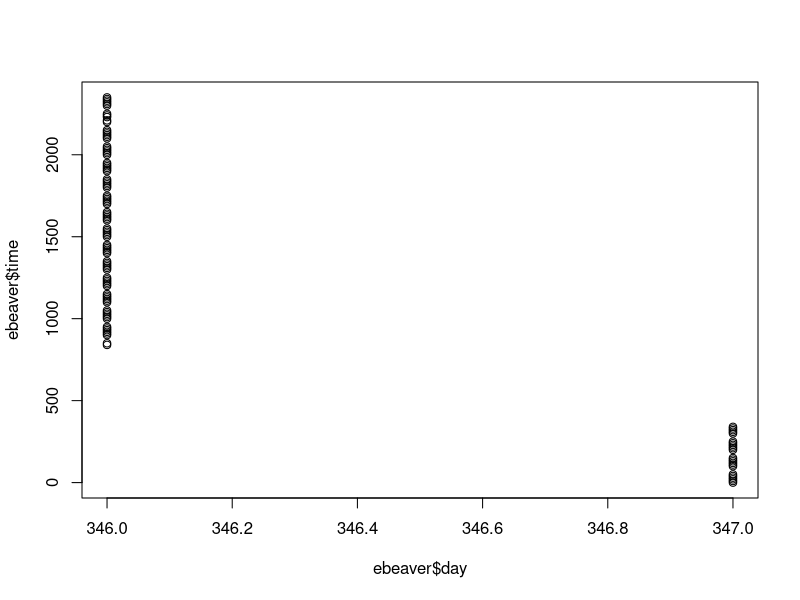
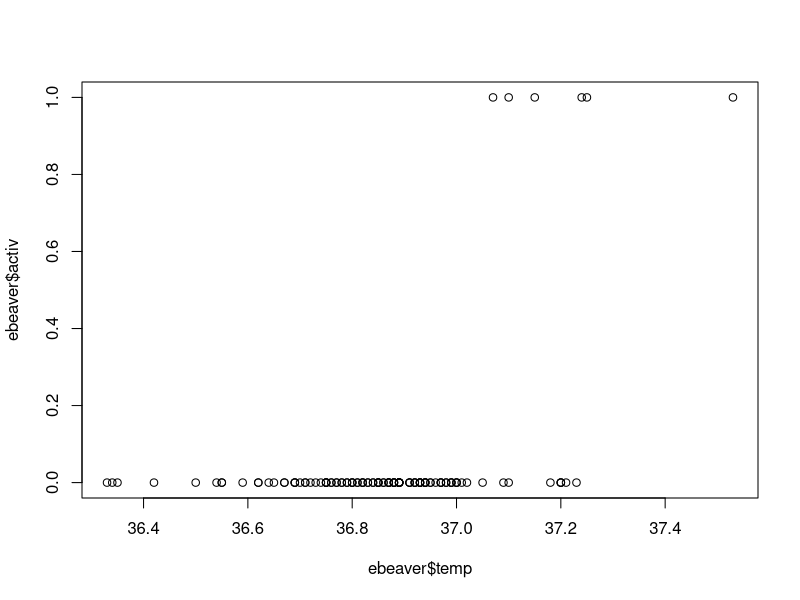
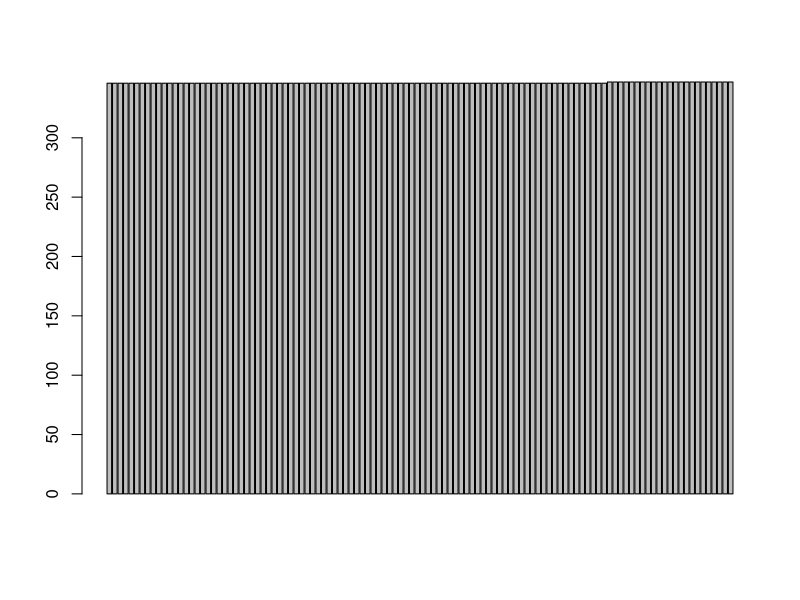
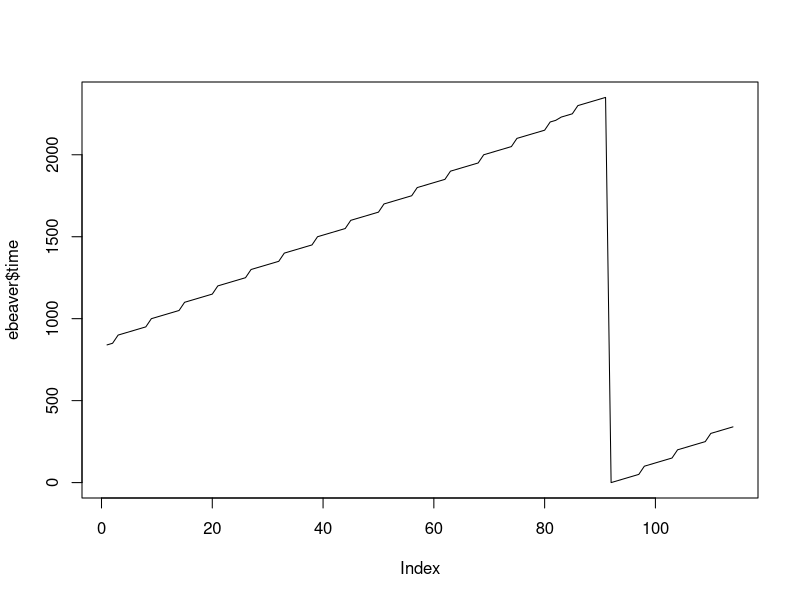
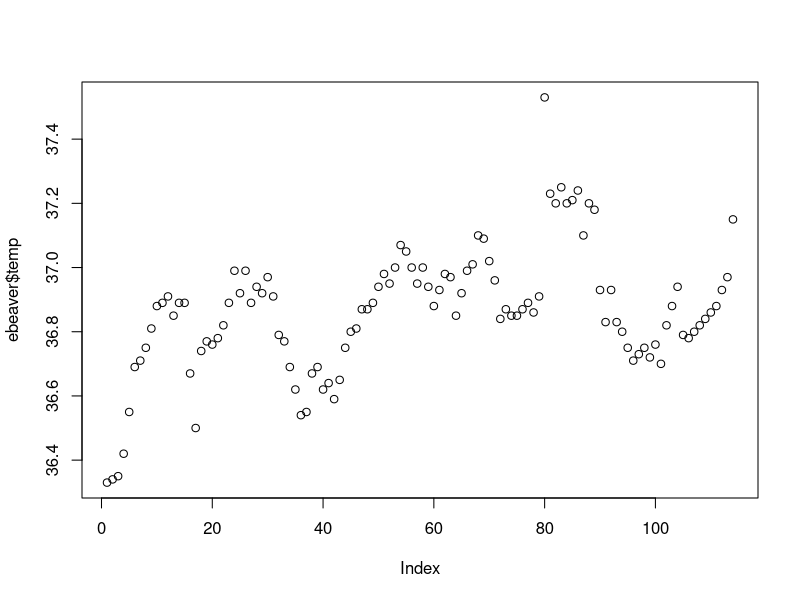
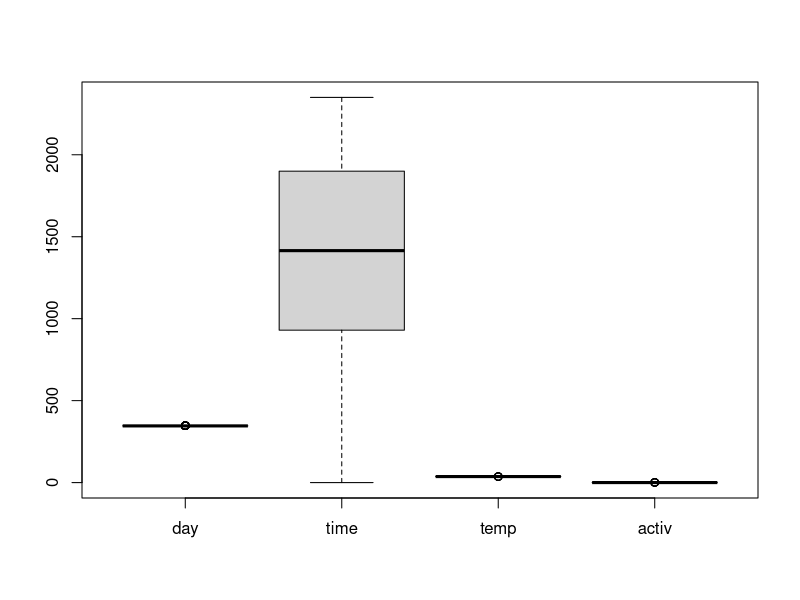

R code for these plots, in order: (Note: this script raises an error after producing the figures.)
ebeaver<-datasets::beaver1
head(ebeaver,10)
tail(ebeaver,10)
summary(ebeaver)
summary(ebeaver$day)
summary(ebeaver$time)
summary(ebeaver$temp)
summary(ebeaver$activ)
plot(ebeaver$day,ebeaver$time)
plot(ebeaver$temp,ebeaver$activ)
barplot(ebeaver$day,type='l')
plot(ebeaver$time,type = 'l')
plot(ebeaver$temp,type = 'p')
boxplot(ebeaver)
skewness(ebeaver$day)
sd(ebeaver$time)
var(ebeaver$activ)
kurtosis(ebeaver$temp)
hist(ebeaver$day)
